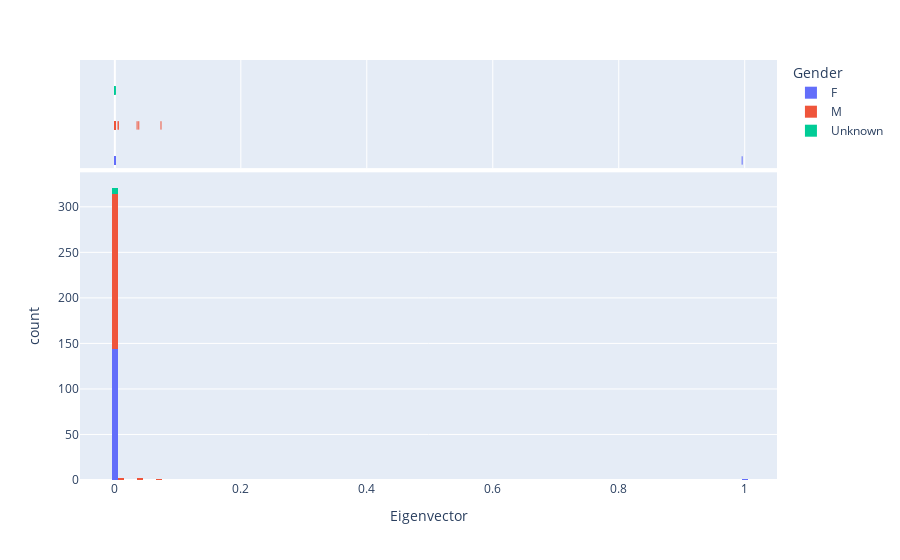

Notebook code cell kept with this figure:
### Markdown cell above
Female students have higher eigenvector centrality. They can be largely invisible in the network and have a lower number of connections but still have more communication power by knowing well-connected students.

### Code cell
fig = px.histogram(df, x="Eigenvector", color="Gender", marginal="rug",nbins=100, hover_data=df.columns)
fig.show()

### Figure 1 — Plotly figure (JSON) as saved in the notebook; plotly's stock layout.template omitted (floating-point values rounded to 4 significant figures; data arrays with more than 128 entries replaced by an {"elided": "..."} marker saying what was removed)
{"data": [{"alignmentgroup": "True", "bingroup": "x", "hovertemplate": "Gender=F<br>Eigenvector=%{x}<br>count=%{y}<extra></extra>", "legendgroup": "F", "marker": {"color": "#636efa", "pattern": {"shape": ""}}, "name": "F", "nbinsx": 100, "offsetgroup": "F", "orientation": "v", "showlegend": true, "type": "histogram", "x": {"elided": "146 float values"}, "xaxis": "x", "yaxis": "y"}, {"alignmentgroup": "True", "boxpoints": "all", "customdata": {"elided": "146x7 mixed values"}, "fillcolor": "rgba(255,255,255,0)", "hoveron": "points", "hovertemplate": "Gender=%{customdata[2]}<br>Eigenvector=%{x}<br>studentID=%{customdata[0]}<br>Class=%{customdata[1]}<br>Degree=%{customdata[3]}<br>Closeness=%{customdata[4]}<br>Betweenness=%{customdata[5]}<br>PageRank=%{customdata[6]}<extra></extra>", "jitter": 0, "legendgroup": "F", "line": {"color": "rgba(255,255,255,0)"}, "marker": {"color": "#636efa", "symbol": "line-ns-open"}, "name": "F", "offsetgroup": "F", "showlegend": false, "type": "box", "x": {"elided": "146 float values"}, "xaxis": "x2", "yaxis": "y2"}, {"alignmentgroup": "True", "bingroup": "x", "hovertemplate": "Gender=M<br>Eigenvector=%{x}<br>count=%{y}<extra></extra>", "legendgroup": "M", "marker": {"color": "#EF553B", "pattern": {"shape": ""}}, "name": "M", "nbinsx": 100, "offsetgroup": "M", "orientation": "v", "showlegend": true, "type": "histogram", "x": {"elided": "176 float values"}, "xaxis": "x", "yaxis": "y"}, {"alignmentgroup": "True", "boxpoints": "all", "customdata": {"elided": "176x7 mixed values"}, "fillcolor": "rgba(255,255,255,0)", "hoveron": "points", "hovertemplate": "Gender=%{customdata[2]}<br>Eigenvector=%{x}<br>studentID=%{customdata[0]}<br>Class=%{customdata[1]}<br>Degree=%{customdata[3]}<br>Closeness=%{customdata[4]}<br>Betweenness=%{customdata[5]}<br>PageRank=%{customdata[6]}<extra></extra>", "jitter": 0, "legendgroup": "M", "line": {"color": "rgba(255,255,255,0)"}, "marker": {"color": "#EF553B", "symbol": "line-ns-open"}, "name": "M", "offsetgroup": "M", "showlegend": false, "type": "box", "x": {"elided": "176 float values"}, "xaxis": "x2", "yaxis": "y2"}, {"alignmentgroup": "True", "bingroup": "x", "hovertemplate": "Gender=Unknown<br>Eigenvector=%{x}<br>count=%{y}<extra></extra>", "legendgroup": "Unknown", "marker": {"color": "#00cc96", "pattern": {"shape": ""}}, "name": "Unknown", "nbinsx": 100, "offsetgroup": "Unknown", "orientation": "v", "showlegend": true, "type": "histogram", "x": [6.174e-103, 8.985e-98, 5.047e-71, 2.153e-49, 9.051e-98, 4.193e-68, 5.443e-27], "xaxis": "x", "yaxis": "y"}, {"alignmentgroup": "True", "boxpoints": "all", "customdata": [[34, "MP", "Unknown", 34, 0, 0, 0.0008514], [41, "MP", "Unknown", 45, 0.009202, 0.0009144, 0.0008617], [243, "MP", "Unknown", 37, 0.05954, 0.000634, 0.0009857], [420, "MP", "Unknown", 35, 0.1323, 0.001998, 0.001078], [58, "PC*", "Unknown", 52, 0.01534, 0.002096, 0.0009657], [209, "PC*", "Unknown", 18, 0.06945, 0.0005264, 0.001078], [979, "2BIO2", "Unknown", 20, 0.2525, 0.0001521, 0.003233]], "fillcolor": "rgba(255,255,255,0)", "hoveron": "points", "hovertemplate": "Gender=%{customdata[2]}<br>Eigenvector=%{x}<br>studentID=%{customdata[0]}<br>Class=%{customdata[1]}<br>Degree=%{customdata[3]}<br>Closeness=%{customdata[4]}<br>Betweenness=%{customdata[5]}<br>PageRank=%{customdata[6]}<extra></extra>", "jitter": 0, "legendgroup": "Unknown", "line": {"color": "rgba(255,255,255,0)"}, "marker": {"color": "#00cc96", "symbol": "line-ns-open"}, "name": "Unknown", "offsetgroup": "Unknown", "showlegend": false, "type": "box", "x": [6.174e-103, 8.985e-98, 5.047e-71, 2.153e-49, 9.051e-98, 4.193e-68, 5.443e-27], "xaxis": "x2", "yaxis": "y2"}], "layout": {"autosize": true, "barmode": "relative", "legend": {"title": {"text": "Gender"}, "tracegroupgap": 0}, "margin": {"t": 60}, "xaxis": {"anchor": "y", "autorange": true, "domain": [0, 1], "range": [-0.05533, 1.051], "title": {"text": "Eigenvector"}, "type": "linear"}, "xaxis2": {"anchor": "y2", "autorange": true, "domain": [0, 1], "matches": "x", "range": [-0.05533, 1.051], "showgrid": true, "showticklabels": false, "type": "linear"}, "yaxis": {"anchor": "x", "autorange": true, "domain": [0, 0.7326], "range": [0, 337.9], "title": {"text": "count"}}, "yaxis2": {"anchor": "x2", "autorange": true, "domain": [0.7426, 1], "matches": "y2", "range": [-0.6678, 2.5], "showgrid": false, "showline": false, "showticklabels": false, "ticks": "", "type": "category"}}}
